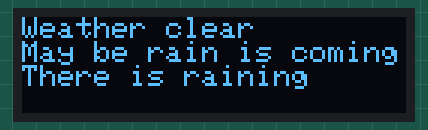
Recording of a sketch running on a simulated Arduino Uno, built with avr-gcc and run on an emulated ATmega328P. Parts: 128×32 one-colour display.

Above: at 0.1 s.

The sketch:

OLED.ino
```cpp
#include <Adafruit_GFX.h>
#include <Adafruit_SSD1306.h>
#include <SPI.h>
#include <Wire.h>

Adafruit_SSD1306 oled = Adafruit_SSD1306(128, 32, &Wire);    //ประกาศสร้าง oject ที่ใช้ลองรับชื่อของอุปกรณ์

void setup()
{
  pinMode(2, INPUT_PULLUP);
  oled.begin(0x3C); // Address 0x3C for 128x32
}

int i = 0;

void loop() {

  oled.clearDisplay();      //ล้างหน้าจอแสดงผล
  oled.setCursor(0, 0);        //กำหนดตำตำแหน่ง curcor (แกน x, แกน y)

  oled.setTextColor(SSD1306_WHITE);         //กำหนดสีของตัวหนังสือ  (มีแค่สีขาว)
  oled.setTextSize(1);                      //กำหนดขนาดของตัวหนังสือ(มีตั้งแต่1-3)
  oled.println("Weather clear");            //แสดงคำบนหน้าจอ

  oled.setTextSize(1);                          //กำหนดขนาดของตัวหนังสือ(มีตั้งแต่1-3)
  oled.println("May be rain is coming");        //แสดงคำบนหน้าจอ

  oled.setTextSize(1);                          //กำหนดขนาดของตัวหนังสือ(มีตั้งแต่1-3)
  oled.println("There is raining");             //แสดงคำบนหน้าจอ

  oled.display();           //แสดงการทำงานทั้งหมด
  delay(10);            //หน่วงเวลา
}
```
